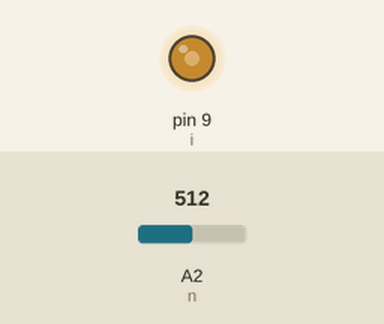
This sketch was run on a simulated Arduino Uno, built with avr-gcc and run on an emulated ATmega328P. Shown: output pins drawn as LEDs (lit = HIGH). The inputs (shaded band) are chosen by the test bench; at power-on: A2 (n) = 512.

Above: at 1.2 s.
1.3 s: A2 (n) set to 306
At 2.0 s:
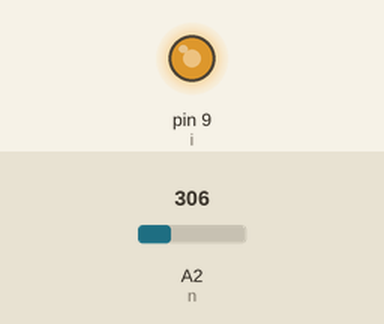
2.8 s: A2 (n) set to 122
At 3.2 s:
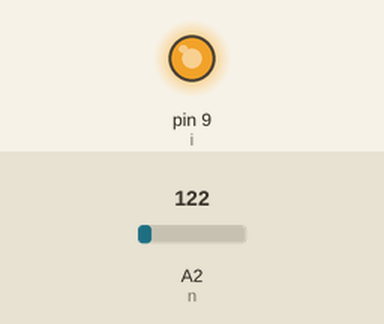
4.3 s: A2 (n) set to 900
At 5.5 s:
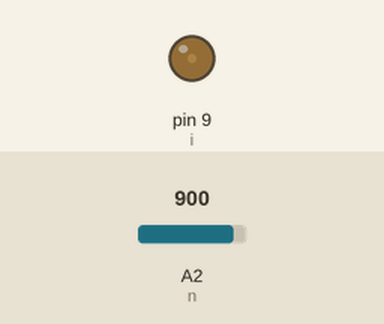
5.8 s: A2 (n) set to 1023
At 6.6 s:
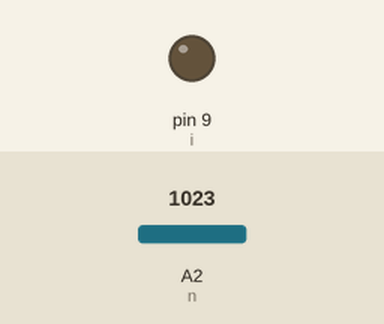
7.3 s: A2 (n) set to 511
At 7.8 s:
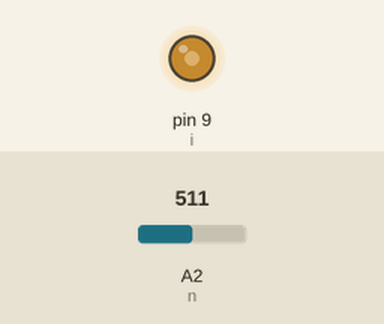
Timing chart, 0 to 9.8 s (numbered marks = the images above; inputs shaded):
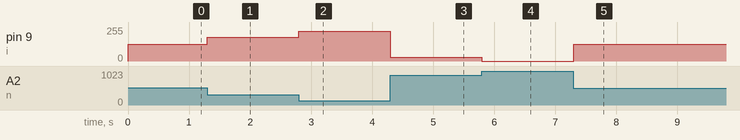

Measured:
- after the input at 1.3 s, pin 9 (i): 127/255 → 178/255 at once
- after the input at 2.8 s, pin 9 (i): 178/255 → 224/255 at once
- after the input at 4.3 s, pin 9 (i): 224/255 → 30/255 at once
- after the input at 5.8 s, pin 9 (i): 30/255 → 0/255 at once
- after the input at 7.3 s, pin 9 (i): 0/255 → 127/255 at once

The sketch:

potent_pitch.ino
```cpp
/*Created By Qozim Idris to vary brightness of LED
or Loudness of a Buzzer.....
For any questions or corrections,
please contact me @qozimidris@gmail.com
*/
float (val);
int n = A2; //Pin for potentiometer
int i =9; // Pin for led/buzzer
float v; //Inverse of the potentiometer value
int p; //Loudness/Brightness (0-255)
void setup() {
  // put your setup code here, to run once:
pinMode(n,INPUT);
pinMode(i,OUTPUT);
}

void loop() {
  // put your main code here, to run repeatedly:
val = analogRead(n);
Serial.println(val);
v = 1023-val;
p= v/1023*255;
analogWrite(i,p);
}
```
